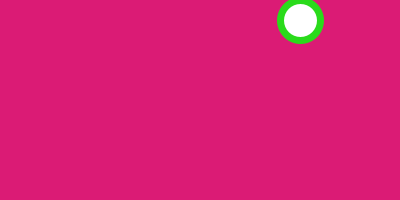
Frame 1 (no input)
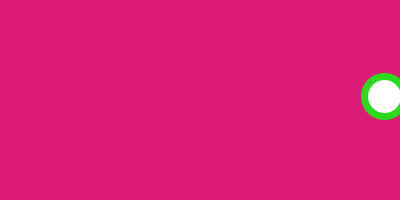
Frame 60 (the mouse pressed at the canvas centre just before this capture)
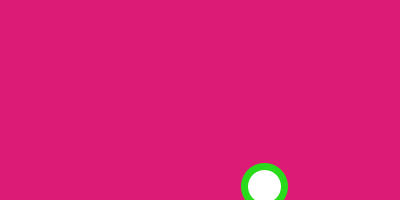
Frame 120 (the mouse held since frame 60 and released just before this capture)

The Processing sketch that drew these frames (run headless with seeded random() and noise(); from frame 60 on, the mouse is pressed at the canvas centre):

// Processing sketch: Ball_bouncing_at_the_window_borders
// ── Ball_bouncing_at_the_window_borders.pde
// initial position for our circle
float circle_x = 300;
float circle_y = 20;


// how much to move the circle on each frame
float move_x = 2;
float move_y = -2;

void setup () {
  size (400,200);
  stroke (#2ADB1B);
  strokeWeight(7);
}

void draw () {
  background (#DB1B75);
  ellipse(circle_x, circle_y, 40, 40);
  circle_x = circle_x + move_x;
  circle_y = circle_y + move_y;
  
  if(circle_x > width) {
    circle_x = width;
    move_x = -move_x;
    println ("too far right");
  }
  if(circle_y > height) {
    circle_y = height;
    move_y = -move_y;
    println ("too far bottom");
  }
  if(circle_x < 0) {
    circle_x = 0;
    move_x = -move_x;
    println ("too far left");
  }
  if(circle_y < 0) {
    circle_y = 0;
    move_y = -move_y;
    println ("too far top");
  }
  
}
